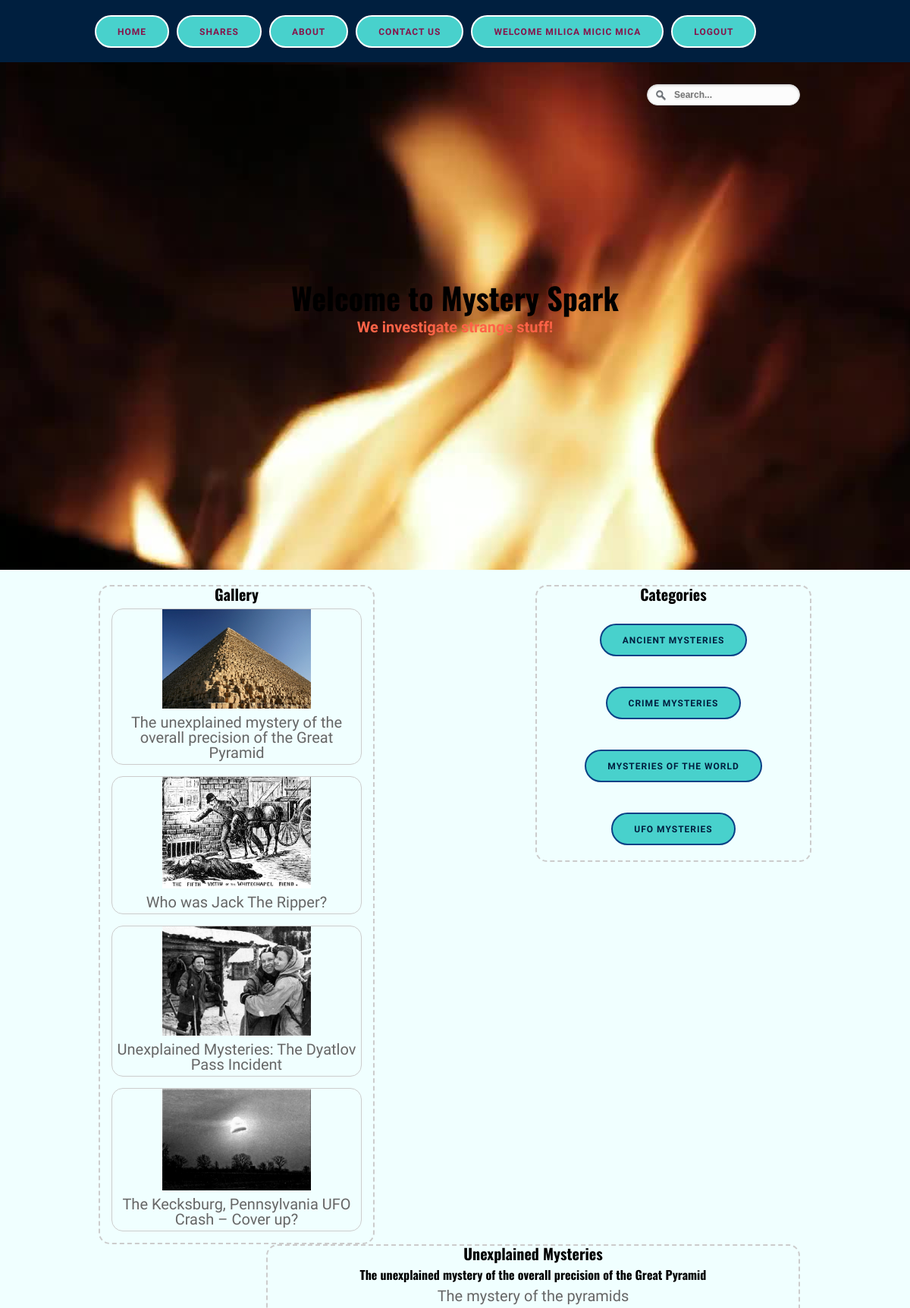
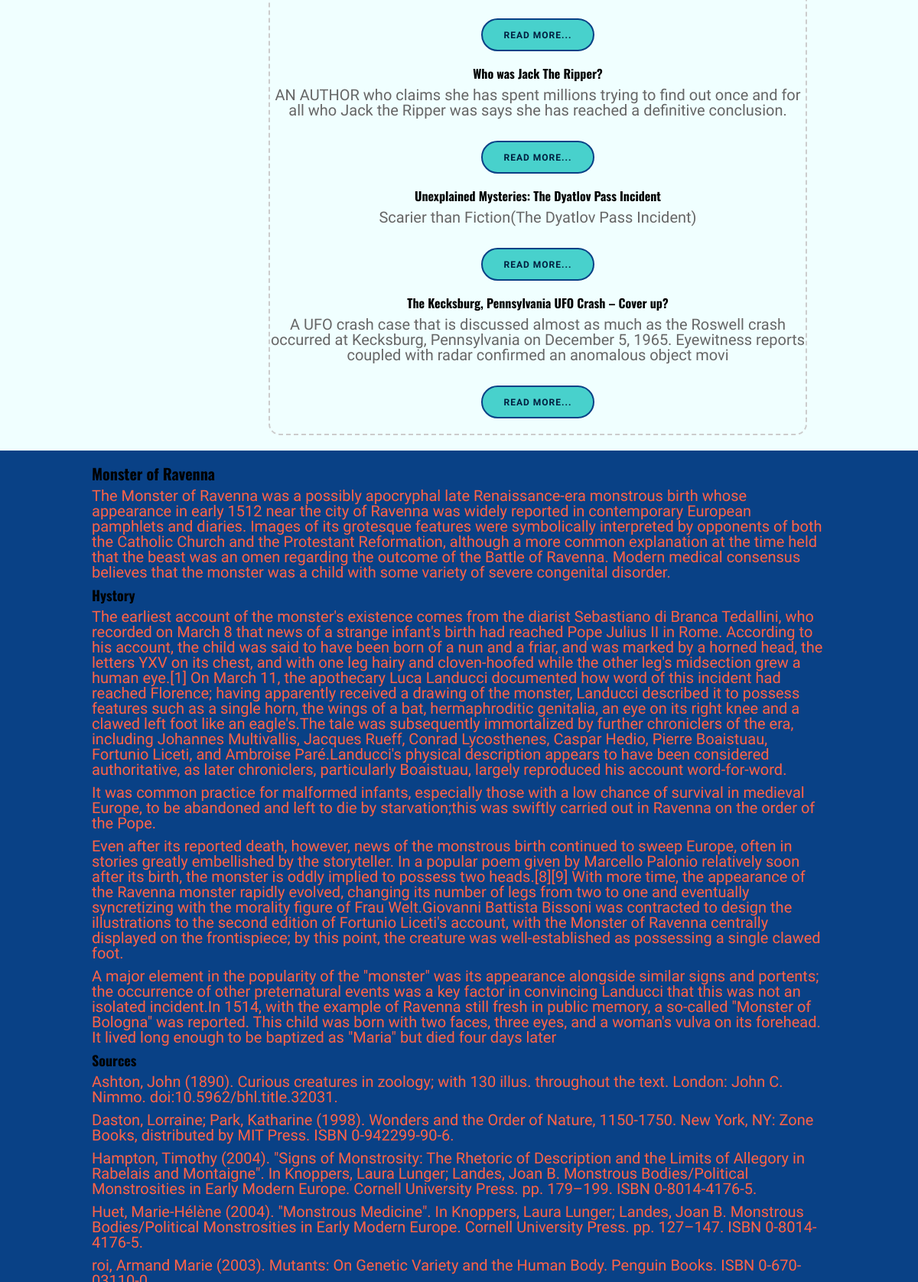
The app's page / (signed in, upper part) with its own data (2 pictures, top to bottom).
### tables this page shows
CREATE TABLE IF NOT EXISTS `images` (
  `id_image` int(11) NOT NULL AUTO_INCREMENT,
  `img_title` varchar(200) NOT NULL,
  `img_intro` varchar(200) NOT NULL,
  `img_body` text NOT NULL,
  `img_date` datetime NOT NULL DEFAULT CURRENT_TIMESTAMP,
  `img_name` varchar(200) NOT NULL,
  `img_id` int(11) NOT NULL,
  `cat_title` varchar(200) NOT NULL,
  `cat_id` int(11) NOT NULL,
  PRIMARY KEY (`id_image`)
);

### views/main.php (called while the page is built)
<?php include 'includes/header.php'; ?>

### controllers/home.php (called while the page is built)
<?php
class Home extends Controller{
	protected function Index(){
		$viewmodel = new HomeModel();
		$this->returnView($viewmodel->Index(), true);
	}
}
 ?>

### classes/Model.php (called while the page is built, shortened)
<?php
abstract class Model{
	protected $dbh;
	protected $stmt;
	public function __construct(){
		$this->dbh = new PDO("mysql:host=".DB_HOST.";dbname=".DB_NAME, DB_USER, DB_PASS);
	}
	public function query($query){
		$this->stmt = $this->dbh->prepare($query);
	}
	public function execute(){
		$this->stmt->execute();
	}
	public function resultSet(){
		$this->execute();
		return $this->stmt->fetchAll(PDO::FETCH_ASSOC);
	}
}
 ?>

### models/home.php (called while the page is built)
<?php
class HomeModel extends Model{
	public function Index(){
		$this->query("SELECT * FROM images GROUP BY cat_title");
		$rows = $this->resultSet();
		return $rows;
		}
}
?>

### views/home/index.php (the view, shortened to what this page needs)
 <section id="videoback" class="negativ">
        <video autoplay loop muted poster="Open-Fire.jpg" id="bgvid">
            <source src="video/Open-Fire.webm" type="video/webm">
            <source src="video/Open-Fire.mp4" type="video/mp4">
        </video>
          <h2 class="w">Welcome to Mystery Spark</h2>
          <p><strong>We investigate strange stuff!</strong></p>
    </section>
   <section id="drugi">
   <div class="wrapper">
        <div id="right">
        <h2>Categories</h2>
        <?php foreach($viewmodel as $cat): ?>
          <ul>
            <li><a href="<?php echo ROOT_URL; ?>category/index/<?php echo $cat['img_id']; ?>" class="dugme"><?php echo $cat['cat_title']; ?></a></li>
          </ul>
          <?php endforeach; ?>
        </div>
        <div id="left">
            <h2>Gallery</h2>
            <?php foreach($viewmodel as $image): ?>
              <div class="gallery">
                <a href="images/<?php echo $image['img_name']; ?>">
                  <img src="images/<?php echo $image['img_name']; ?>" >
                </a>
                <div class="desc"><?php echo $image['img_title']; ?></div>
              </div>
            <?php endforeach; ?>
            </div>
        <div id="center">
            <h2>Unexplained Mysteries</h2>
            <?php foreach($viewmodel as $image): ?>
            <h4><?php echo $image['img_title']; ?></h4>
            <p><?php echo $image['img_intro']; ?></p>
            <a href="<?php echo ROOT_URL; ?>readmore/index/<?php echo $image['img_id']; ?>" class="dugme">Read More...</a>
            <?php endforeach; ?>
        </div>
</div>
</section>
    <section id="mystery" class="negativ">
      <div class="wrapper">
            <h2>Monster of Ravenna</h2>
             <p>The Monster of Ravenna was a possibly apocryphal late Renaissance-era monstrous birth whose appearance in early 1512 near the city of Ravenna was widely reported in contemporary European pamphlets and diaries. Images of its grotesque features were symbolically interpreted by opponents of both the Catholic Church and the Protestant Reformation, although a more common explanation at the time held that the beast was an omen regarding the outcome of the Battle of Ravenna. Modern medical consensus believes that the monster was a child with some variety of severe congenital disorder. </p>
             <h3>Hystory</h3>
             <p>The earliest account of the monster's existence comes from the diarist Sebastiano di Branca Tedallini, who recorded on March 8 that news of a strange infant's birth had reached Pope Julius II in Rome. According to his account, the child was said to have been born of a nun and a friar, and was marked by a horned head, the letters YXV on its chest, and with one leg hairy and cloven-hoofed while the other leg's midsection grew a human eye.[1] On March 11, the apothecary Luca Landucci documented how word of this incident had reached Florence; having apparently received a drawing of the monster, Landucci described it to possess features such as a single horn, the wings of a bat, hermaphroditic genitalia, an eye on its right knee and a clawed left foot like an eagle's.The tale was subsequently immortalized by further chroniclers of the era, including Johannes Multivallis, Jacques Rueff, Conrad Lycosthenes, Caspar Hedio, Pierre Boaistuau, Fortunio Liceti, and Ambroise Paré.Landucci's physical description appears to have been considered authoritative, as later chroniclers, particularly Boaistuau, largely reproduced his account word-for-word.</p>
             <p>It was common practice for malformed infants, especially those with a low chance of survival in medieval Europe, to be abandoned and left to die by starvation;this was swiftly carried out in Ravenna on the order of the Pope.</p>
            <p>Even after its reported death, however, news of the monstrous birth continued to sweep Europe, often in stories greatly embellished by the storyteller. In a popular poem given by Marcello Palonio relatively soon after its birth, the monster is oddly implied to possess two heads.[8][9] With more time, the appearance of the Ravenna monster rapidly evolved, changing its number of legs from two to one and eventually syncretizing with the morality figure of Frau Welt.Giovanni Battista Bissoni was contracted to design the illustrations to the second edition of Fortunio Liceti's account, with the Monster of Ravenna centrally displayed on the frontispiece; by this point, the creature was well-established as possessing a single clawed foot.</p>
            <p>A major element in the popularity of the "monster" was its appearance alongside similar signs and portents; the occurrence of other preternatural events was a key factor in convincing Landucci that this was not an isolated incident.In 1514, with the example of Ravenna still fresh in public memory, a so-called "Monster of Bologna" was reported. This child was born with two faces, three eyes, and a woman's vulva on its forehead. It lived long enough to be baptized as "Maria" but died four days later
            </p>
            <h3>Sources</h3>
            <p>Ashton, John (1890). Curious creatures in zoology; with 130 illus. throughout the text. London: John C. Nimmo. doi:10.5962/bhl.title.32031.</p>
            <p>Daston, Lorraine; Park, Katharine (1998). Wonders and the Order of Nature, 1150-1750. New York, NY: Zone Books, distributed by MIT Press. ISBN 0-942299-90-6.</p>
            <p>Hampton, Timothy (2004). "Signs of Monstrosity: The Rhetoric of Description and the Limits of Allegory in Rabelais and Montaigne". In Knoppers, Laura Lunger; Landes, Joan B. Monstrous Bodies/Political Monstrosities in Early Modern Europe. Cornell University Press. pp. 179–199. ISBN 0-8014-4176-5.</p>
            <p>Huet, Marie-Hélène (2004). "Monstrous Medicine". In Knoppers, Laura Lunger; Landes, Joan B. Monstrous Bodies/Political Monstrosities in Early Modern Europe. Cornell University Press. pp. 127–147. ISBN 0-8014-4176-5.</p>
            <p>roi, Armand Marie (2003). Mutants: On Genetic Variety and the Human Body. Penguin Books. ISBN 0-670-03110-0.</p>
         </div>
    </section>

### assets/css/style.css (style rules this page uses)
img { max-width:100%; }
p { margin:0 0 0.5em; }
.negativ { color:#FF6347; }
a:link, a:visited { color:#001f3f; text-decoration:none; }
.wrapper { width:auto; margin:0 auto; height: auto; overflow:hidden; }
#center { width: 700px; border:2px dashed #ccc; border-radius: 15px; margin-top: auto; float: right; margin-right: 25px; }
#right { width: 360px; border:2px dashed #ccc; border-radius: 15px; float: right; margin-right: 10px; }
#right ul { list-style-type: none; text-align: inherit; }
#left { width: 360px; border:2px dashed #ccc; border-radius: 15px; float: left; margin-left: 10px; }
div.gallery { margin: 15px; border: 1px solid #ccc; float: left; width: auto; margin-top: auto; border-radius: 15px; }
div.gallery img { width: 60%; height: auto; }
div.desc { padding: 5px; text-align: center; }
.w { font-size: 40px; margin-bottom: 10px; text-align: center; }
.dugme { background: #48D1CC; border: 2px solid #094186; border-radius: 25px; color: #001f3f; display: inline-block; font-size: 12px; font-weight: 700; letter-spacing: 1px; line-height: 1; padding: 14px 28px 13px; margin:20px 5px; text-transform: uppercase; transition: all 0.2s ease; }
#drugi { padding:20px 0; text-align:center; overflow:hidden; }
#mystery { background:#094186; padding:20px; overflow:hidden; }
#videoback { padding:300px 0; position:relative; overflow:hidden; text-align:center; }
#bgvid { position: absolute; top: 50%; left: 50%; min-width: 100%; min-height: 100%; width:auto; height:auto; z-index: -100; -webkit-transform: translateX(-50%) translateY(-50%); transform: translateX(-50%) translateY(-50%); background: url(video/Open-Fire.jpg) no-repeat; background-size: cover; }
@media screen and (min-width:1024px) and (max-width:1260px) { .wrapper { width:960px; } }
* { padding:0; margin:0; outline:0; }
body { font-family: 'Berkshire Swash', cursive; font-size:20px; line-height:20px; color:#666; background: #F0FFFF; }
a { color:#364f86; text-decoration: none; cursor:pointer; }
h1, h2, h3, h4, h5 { font-family: "Oswald", Arial, sans-serif; padding-bottom:8px; color: black; }
h2 { font-size:20px; line-height:21px; }
h3 { font-size:18px; line-height:20px; }
h4 { font-size:16px; line-height:19px; }

### records on screen
images: cat_title "ANCIENT MYSTERIES", img_name (picture), img_title "The unexplained mystery of the overall precision of the Great Pyramid", img_intro "The mystery of the pyramids"
images: cat_title "CRIME MYSTERIES", img_name (picture), img_title "Who was Jack The Ripper?", img_intro "AN AUTHOR who claims she has spent millions trying to find out once and for all who Jack the Ripper was says she has reached a definitive conclusion."
images: cat_title "MYSTERIES OF THE WORLD", img_name (picture), img_title "Unexplained Mysteries: The Dyatlov Pass Incident", img_intro "Scarier than Fiction(The Dyatlov Pass Incident)"
images: cat_title "UFO MYSTERIES", img_name (picture), img_title "The Kecksburg, Pennsylvania UFO Crash – Cover up?", img_intro "A UFO crash case that is discussed almost as much as the Roswell crash occurred at Kecksburg, Pennsylvania on December 5, 1965. Eyewitness reports coupled with radar confirmed an anomalous object movi"

### other values on screen
$_SESSION['user_data']['name'] "MILICA MICIC MICA"
